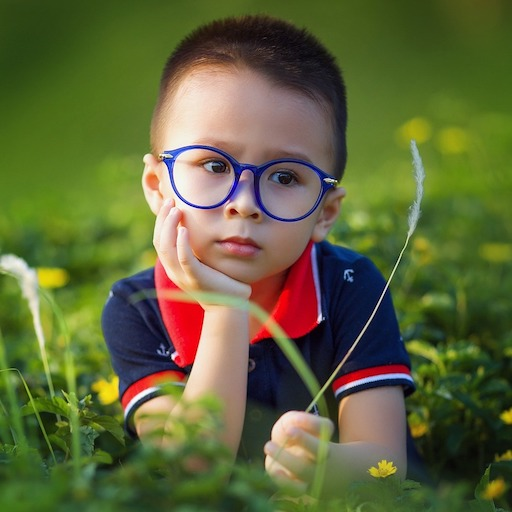
#> input picture data/images/sample.jpg, 512 x 512 px
$ python 14_warpAffine.py
#> lines starting #> are read from the running program, lines starting #| are printed output that depends on the picture
import cv2

import numpy as np

source = cv2.imread('data/images/sample.jpg', cv2.IMREAD_COLOR)
#> source is the input picture: shape (512, 512, 3); mean B, G, R 57.8, 101.6, 95.4

cv2.imshow("original", source)


warpMat = np.array([1.2, 0.2, 2, -0.3, 1.3, 1])

print(warpMat.shape)

warpMat = warpMat.reshape(2,3)

result = cv2.warpAffine(source, warpMat, ( int(source.shape[1]*1.5) , int(source.shape[0]*1.5) ))
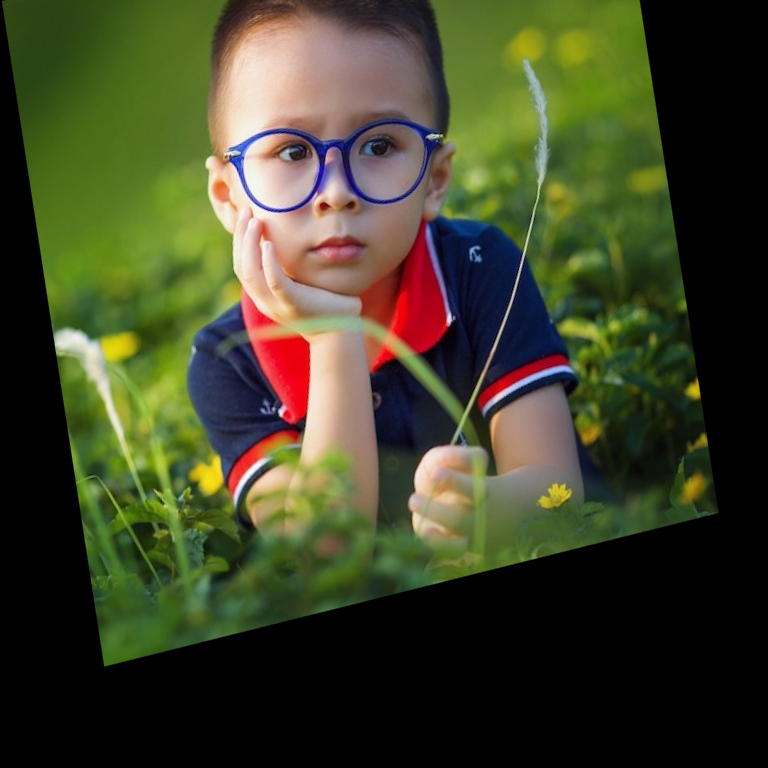
#> result: shape (768, 768, 3); mean B, G, R 39.4, 66.6, 63.6

cv2.imshow('result1', result)


warpMat2 = np.array([1.2, 0.3, 2, 0.2, 1.3, 1])
warpMat2 = warpMat2.reshape(2, 3)

result2 = cv2.warpAffine(source, warpMat2, ( int(source.shape[1]*1.5) , int(source.shape[0]*1.5) ))
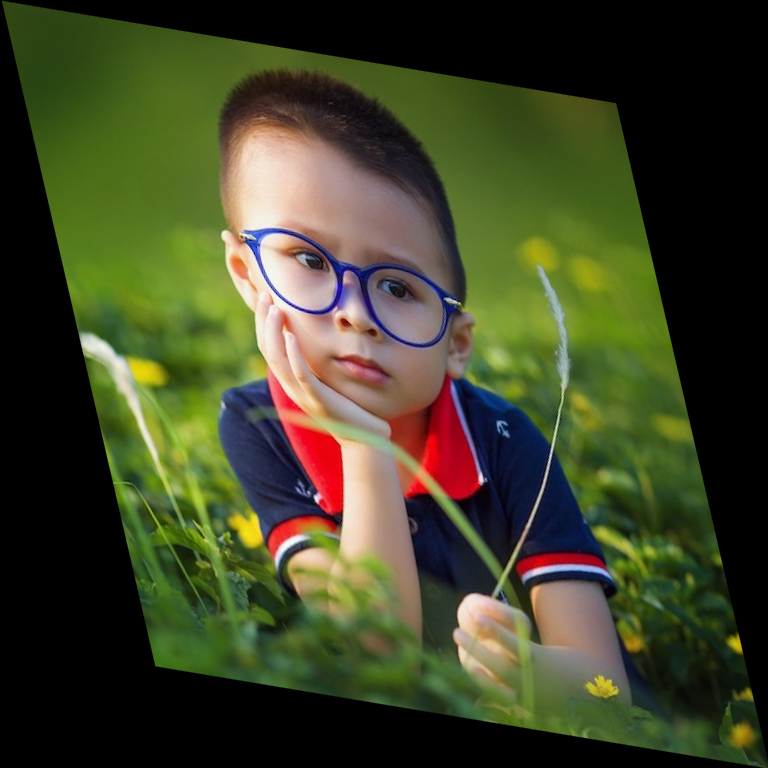
#> result2: shape (768, 768, 3); mean B, G, R 38.5, 67.7, 63.6

cv2.imshow('result2', result2)


cv2.waitKey()
cv2.destroyAllWindows()
